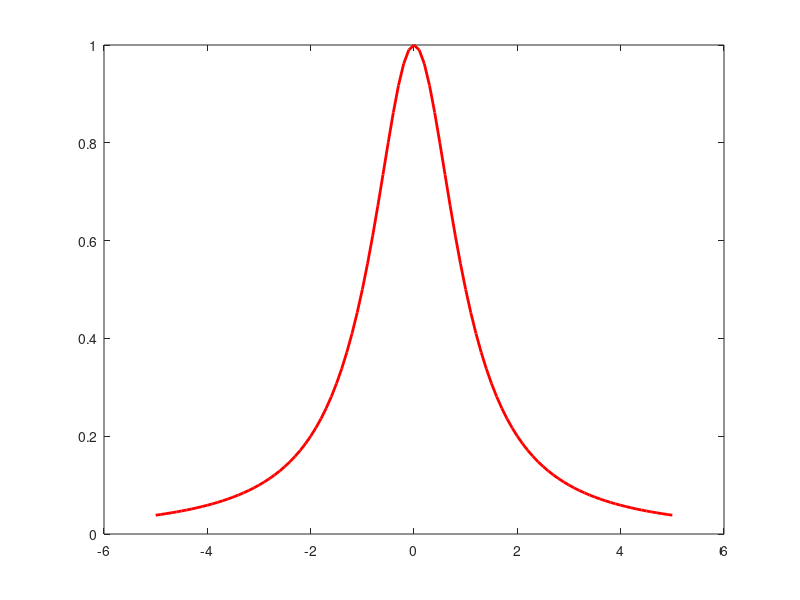

Here is the MATLAB script that generated this plot: (Note: this script raises an error after producing the figure.)
clc;

f = @(x) 1 ./ (1 + x.^2);

D = 5; % -d is the start point, d the end point.
NUM_OF_POINTS = [2 4 6 8 10];

sin_x = [-D:.1:D];
sin_y = f(sin_x);
figure(5); clf;
plot(sin_x, sin_y, 'r', 'LineWidth', 2); 
hold on;

color = 0;

error_x = linspace(-d, d, 1000);

chebyshevNodes = @(N) 5 .* cos((2 .* [0:1:N] + 1) ./ (2.*(N + 1)) .* pi);

for i = 1:length(NUM_OF_POINTS)
    
    color = color + 0.2;

    data = chebyshevNodes(NUM_OF_POINTS(i));

    [interpol_data_y, coeffs] = ...
        f_2_interpol(data, f(data), sin_x, 'newton');

    plot(sin_x, interpol_data_y, ... 
        '--', ...
        'Color', [color, color, 1 - color], ...
        'LineWidth', 1.5);
        
    max_error(i) = max(abs(f(error_x) - f_2_interpol(data, f(data), error_x, 'newton')));
end

hold off;

title('Approximation of \frac{1}{1 + x^2} through Newtons method, using Chebyshev nodes', 'interpreter', 'latex');
legend('\frac{1}{1 + x^2}', '2 points', '4 points', '6 points', '8 points', ...
    '10 points', 'Location', 'SouthWest');

print('../plots/assignment3/ex1d1.png', '-dpng');

figure(6); clf;
semilogy(NUM_OF_POINTS, max_error);
title('Error of the approximation on log scale');
xlabel('Number of equidistant data points');
ylabel('Absolute value of the error on log scale log(Error)')
set(get(gca,'YLabel'),'Rotation',90);

print('../plots/assignment3/ex1d2.png', '-dpng');